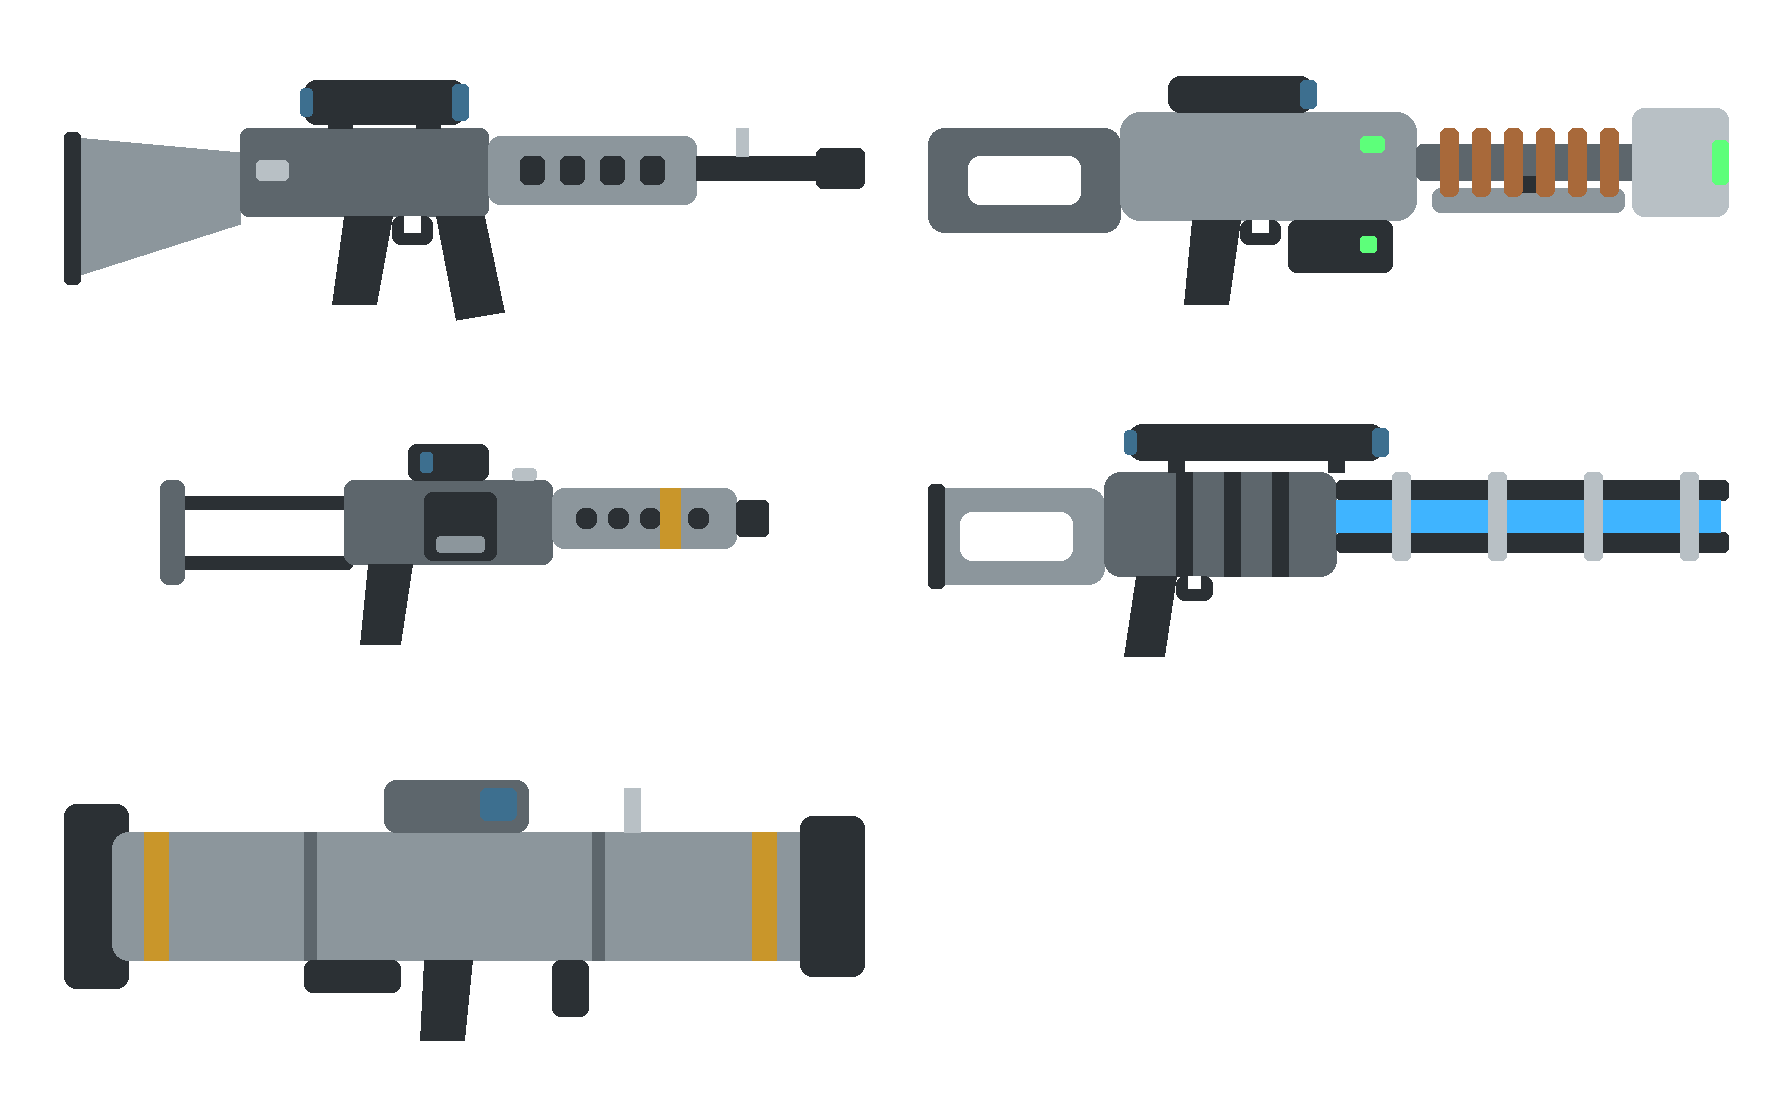

Recreate this plot in Python.
"""Geometry only for the held weapons' armory icons (graphics/ui/armory/weapon-*.png).

The battle sprites (infantry-weapons-guide.py) are the guns seen from straight above; an armory icon is
the same gun in profile, as the other armory icons show their kit. Every part named in the top-down
guide appears here in side view -- the rifle's vented handguard and top optic, the pulse rifle's copper
coils, the SMG's side magazine and wire stock, the railgun's twin rails -- so the icon and the sprite on
the marine read as one weapon. Muzzle to the RIGHT, seen from the left side (the SMG's side magazine
faces the viewer), on a transparent ground. The exporter turns each one up to the right like the
anti-materiel rifle's icon.

  infantry-weapon-icons-guide.png   two columns of frames, 100 x 36 units at SCALE px each, 64 px gutters.
  infantry-weapon-icons-guide.json  the frames: name and rectangle on the sheet.

The surplus rifle and masterwork DMR share the rifle and DMR geometry; their icons are reskins of the
same frames (infantry-weapon-icons-grades-guide.png).
"""
import json
from pathlib import Path

from PIL import Image, ImageDraw

ROOT = Path(__file__).resolve().parents[2]
OUT = ROOT / 'art-source/templates'
SCALE = 8
GUTTER = 64
UNITS = (100, 36)
FRAMES = ['rifle', 'laser-gun', 'smg', 'dmr', 'rocket-launcher']

DARK = '#2b3034'
MID = '#5d666c'
LIGHT = '#8c969c'
PALE = '#b8c0c5'
GLASS = '#3d6f8f'
GLOW_GREEN = '#5dff7a'
GLOW_BLUE = '#3fb4ff'
HAZARD = '#c9962a'
COPPER = '#a8693a'
CLEAR = (0, 0, 0, 0)


class Pen:
    """Draws in frame units (x right, y down), scaled to guide pixels."""

    def __init__(self, draw, origin):
        self.d = draw
        self.ox, self.oy = origin

    def _p(self, x, y):
        return self.ox + x * SCALE, self.oy + y * SCALE

    def box(self, x0, y0, x1, y1, fill, r=0.0):
        a, b = self._p(x0, y0)
        c, d = self._p(x1, y1)
        if r:
            self.d.rounded_rectangle((a, b, c, d), r * SCALE, fill=fill)
        else:
            self.d.rectangle((a, b, c, d), fill=fill)

    def poly(self, pts, fill):
        self.d.polygon([self._p(x, y) for x, y in pts], fill=fill)


def rifle(p):
    """FR-1 field rifle: solid stock, receiver with top optic and charging lug, pistol grip, curved box
    magazine, vented handguard, barrel with a front sight post and flash hider."""
    p.poly([(0, 9), (22, 11), (22, 20), (0, 27)], LIGHT)             # stock
    p.box(0, 8.5, 2, 27.5, DARK, 0.6)                                 # butt pad
    p.box(22, 8, 53, 19, MID, 1)                                      # receiver
    p.box(30, 2, 50, 7.5, DARK, 1.5)                                  # optic
    p.box(48.5, 2.5, 50.5, 7, GLASS, 0.6)                             # objective lens
    p.box(29.5, 3, 31, 6.5, GLASS, 0.5)                               # eyepiece
    p.box(33, 7, 36, 8, DARK)                                         # optic mounts
    p.box(44, 7, 47, 8, DARK)
    p.box(24, 12, 28, 14.5, PALE, 0.6)                                # charging lug
    p.poly([(35, 19), (41, 19), (39, 30), (33.5, 30)], DARK)          # pistol grip
    p.box(41, 19, 46, 22.5, DARK, 1)                                  # trigger guard
    p.box(42.5, 19, 44.5, 21, CLEAR)
    p.poly([(46.5, 19), (52.5, 19), (55, 31), (49, 32)], DARK)        # magazine
    p.box(53, 9, 79, 17.5, LIGHT, 1.5)                                # handguard
    for x in (57, 62, 67, 72):
        p.box(x, 11.5, x + 3, 15, DARK, 0.8)                          # handguard vents
    p.box(79, 11.5, 94, 14.5, DARK)                                   # barrel
    p.box(84, 8, 85.5, 11.5, PALE)                                    # front sight post
    p.box(94, 10.5, 100, 15.5, DARK, 0.8)                             # flash hider


def laser_gun(p):
    """Pulse rifle: stock block with a cut-out, ceramic body with top optic and charge light, power cell
    under the body, slim barrel wound with copper coils over a radiator plate, prism emitter."""
    p.box(0, 8, 24, 21, MID, 2)                                       # stock block
    p.box(5, 11.5, 19, 17.5, CLEAR, 1.5)                              # stock cut-out
    p.box(24, 6, 61, 19.5, LIGHT, 2.5)                                # ceramic body
    p.box(30, 1.5, 48, 6, DARK, 1.5)                                  # optic
    p.box(46.5, 2, 48.5, 5.5, GLASS, 0.6)
    p.box(54, 9, 57, 11, GLOW_GREEN, 0.6)                             # charge indicator
    p.box(45, 19.5, 58, 26, DARK, 1)                                  # power cell
    p.box(54, 21.5, 56, 23.5, GLOW_GREEN, 0.4)                        # cell indicator
    p.poly([(33, 19.5), (39, 19.5), (37.5, 30), (32, 30)], DARK)      # grip
    p.box(39, 19.5, 44, 22.5, DARK, 1)                                # trigger guard
    p.box(40.5, 19.5, 42.5, 21, CLEAR)
    p.box(61, 10, 89, 14.5, MID, 0.8)                                 # barrel
    p.box(63, 15.5, 87, 18.5, LIGHT, 1)                               # radiator plate
    p.box(73, 14, 76, 16, DARK)                                       # plate clamp
    for x in (64, 68, 72, 76, 80, 84):
        p.box(x, 8, x + 2.2, 16.5, COPPER, 0.8)                       # focusing coils
    p.box(88, 5.5, 100, 19, PALE, 1.5)                                # prism emitter
    p.box(98, 9.5, 100, 15, GLOW_GREEN, 0.6)                          # lens


def smg(p):
    """Shard SMG, from its left side: folding wire stock, rusty receiver with a reflex sight, the side
    magazine standing out towards the viewer, perforated shroud with a strip of hazard tape."""
    for y in (10, 17.5):
        p.box(14, y, 36, y + 1.6, DARK, 0.6)                          # wire stock struts
    p.box(12, 8, 15, 21, MID, 1)                                      # butt plate
    p.box(35, 8, 61, 18.5, MID, 1.2)                                  # receiver
    p.box(43, 3.5, 53, 8, DARK, 1)                                    # reflex sight
    p.box(44.5, 4.5, 46, 7, GLASS, 0.4)
    p.box(45, 9.5, 54, 18, DARK, 1)                                   # side magazine, towards the viewer
    p.box(46.5, 15, 52.5, 17, LIGHT, 0.5)                             # magazine floor plate
    p.box(56, 6.5, 59, 8, PALE, 0.5)                                  # cocking handle
    p.poly([(38, 18.5), (43.5, 18.5), (42, 28.5), (37, 28.5)], DARK)  # grip
    p.box(61, 9, 84, 16.5, LIGHT, 1.5)                                # perforated shroud
    for x in (64, 68, 72, 78):
        p.box(x, 11.5, x + 2.5, 14, DARK, 1)                          # perforations
    p.box(74.5, 9, 77, 16.5, HAZARD)                                  # hazard tape
    p.box(84, 10.5, 88, 15, DARK, 0.6)                                # muzzle


def dmr(p):
    """RG railgun marksman rifle: skeleton stock, navy capacitor block with dark bands, long scope, two
    long rails with the glowing field between them, pale braces."""
    p.box(0, 9, 22, 21, LIGHT, 2)                                     # skeleton stock
    p.box(4, 12, 18, 18, CLEAR, 1.5)                                  # stock opening
    p.box(0, 8.5, 2, 21.5, DARK, 0.6)                                 # butt pad
    p.box(22, 7, 51, 20, MID, 2)                                      # capacitor block
    for x in (31, 37, 43):
        p.box(x, 7, x + 2, 20, DARK)                                  # capacitor bands
    p.box(25, 1, 57, 5.5, DARK, 1.8)                                  # long scope
    p.box(55.5, 1.5, 57.5, 5, GLASS, 0.6)
    p.box(24.5, 1.8, 26, 4.7, GLASS, 0.5)
    p.box(30, 5.5, 32, 7, DARK)                                       # scope mounts
    p.box(50, 5.5, 52, 7, DARK)
    p.poly([(26, 20), (31, 20), (29.5, 30), (24.5, 30)], DARK)        # grip
    p.box(31, 20, 35.5, 23, DARK, 1)                                  # trigger guard
    p.box(32.5, 20, 34, 21.5, CLEAR)
    p.box(51, 8, 100, 10.5, DARK, 0.6)                                # upper rail
    p.box(51, 14.5, 100, 17, DARK, 0.6)                               # lower rail
    p.box(51, 10.5, 99, 14.5, GLOW_BLUE)                              # field between the rails
    for x in (58, 70, 82, 94):
        p.box(x, 7, x + 2.2, 18, PALE, 0.6)                           # rail braces


def rocket_launcher(p):
    """Shoulder rocket launcher: olive tube with hazard bands, flared muzzle and rear venturi, sight
    housing on top, trigger grip and fore grip below, shoulder pad and folding front sight."""
    p.box(0, 4.5, 8, 27.5, DARK, 1.5)                                 # rear venturi
    p.box(6, 8, 94, 24, LIGHT, 2)                                     # tube
    p.box(92, 6, 100, 26, DARK, 1.5)                                  # muzzle flare
    for x in (10, 86):
        p.box(x, 8, x + 3, 24, HAZARD)                                # hazard bands
    for x in (30, 66):
        p.box(x, 8, x + 1.5, 24, MID)                                 # tube joints
    p.box(40, 1.5, 58, 8, MID, 1.5)                                   # sight housing
    p.box(52, 2.5, 56.5, 6.5, GLASS, 0.8)
    p.box(70, 2.5, 72, 8, PALE)                                       # folding front sight
    p.box(30, 24, 42, 28, DARK, 1)                                    # shoulder pad
    p.poly([(45, 24), (51, 24), (50, 34), (44.5, 34)], DARK)          # trigger grip
    p.box(61, 24, 65.5, 31, DARK, 1)                                  # fore grip


DRAW = {'rifle': rifle, 'laser-gun': laser_gun, 'smg': smg, 'dmr': dmr,
        'rocket-launcher': rocket_launcher}


def layout():
    w, h = UNITS[0] * SCALE, UNITS[1] * SCALE
    frames = []
    for i, name in enumerate(FRAMES):
        col, row = i % 2, i // 2
        x, y = GUTTER + col * (w + GUTTER), GUTTER + row * (h + GUTTER)
        frames.append({'name': name, 'rect': [x, y, x + w, y + h]})
    rows = (len(FRAMES) + 1) // 2
    return frames, (GUTTER + 2 * (w + GUTTER), GUTTER + rows * (h + GUTTER))


def render(names=None):
    frames, size = layout()
    im = Image.new('RGBA', size)
    d = ImageDraw.Draw(im)
    for f in frames:
        if names is None or f['name'] in names:
            DRAW[f['name']](Pen(d, f['rect'][:2]))
    return im, frames


def main():
    im, frames = render()
    im.save(OUT / 'infantry-weapon-icons-guide.png')
    (OUT / 'infantry-weapon-icons-guide.json').write_text(
        json.dumps({'scale': SCALE, 'frames': frames}, indent=2) + '\n')
    render({'rifle', 'dmr'})[0].save(OUT / 'infantry-weapon-icons-grades-guide.png')
    print(im.size, [f['name'] for f in frames])


if __name__ == '__main__':
    main()
